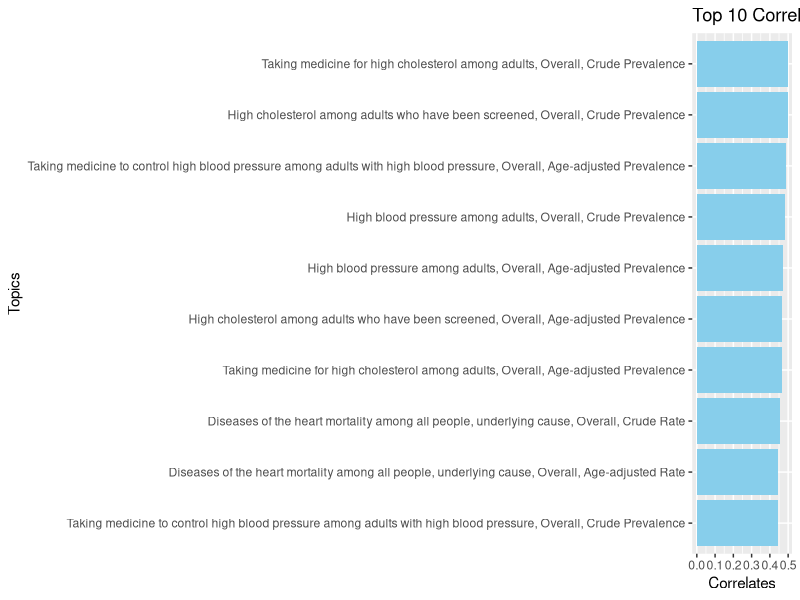
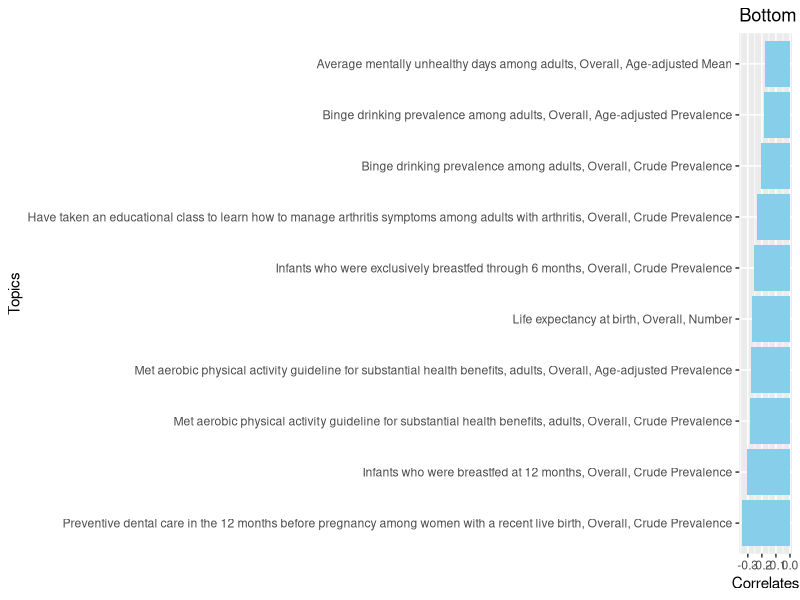
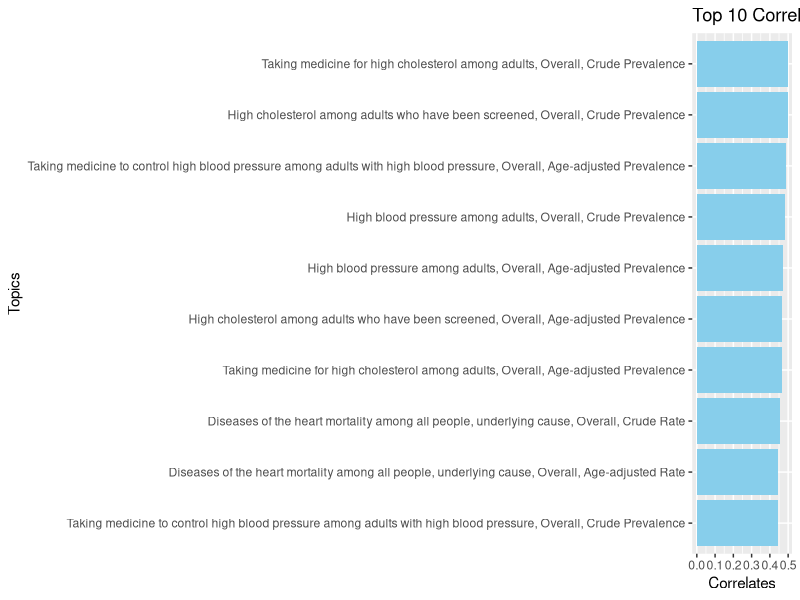
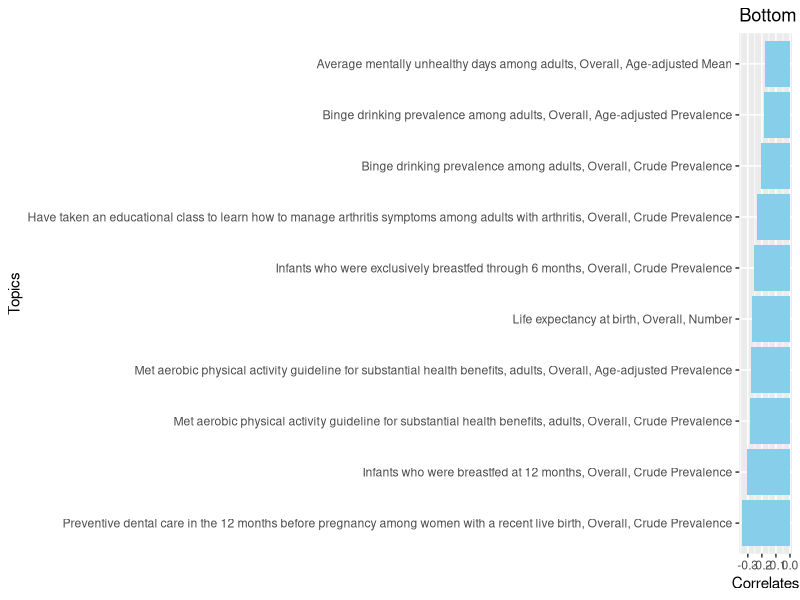

The R script that drew these images, in order:
# File:     get started.r
# Project:  Data visualization and communication

# INSTALL AND LOAD PACKAGES ################################

library(tidyverse)
library(here)

# VISUALYZE DATA ###########################################

correlates <- read_csv(file = "aggregateCorrelatesOverall.csv")

colnames(correlates) <- c("Topic", "Correlate")
sorted_data <- correlates[order(correlates$"Correlate"), ]

top_10 <- tail(sorted_data, 10)
bottom_10 <- head(sorted_data, 10)

ggplot(top_10, aes(x = reorder(Topic, Correlate), y = Correlate)) +
  geom_col(fill = "skyblue") +
  coord_flip() +
  labs(title="Top 10 Correlates", x = "Topics", y = "Correlates")
ggsave(filename = here('figs', 'Top10Correlates.pdf'), device = cairo_pdf)

ggplot(bottom_10, aes(x = reorder(Topic, Correlate), y = Correlate)) +
  geom_col(fill = "skyblue") +
  coord_flip() +
  labs(title="Bottom 10 Correlates", x = "Topics", y = "Correlates")
ggsave(filename = here('figs', 'Bottom10Correlates.pdf'), device = cairo_pdf)

# CLEAN UP #################################################

# Clear environment
rm(list = ls()) 

# Clear packages
detach('package:tidyverse', unload = TRUE)
detach('package:here', unload = TRUE)

# Clear plots
dev.off()  # But only if there IS a plot

# Clear console
cat("\014")  # ctrl+L

# Clear mind :)